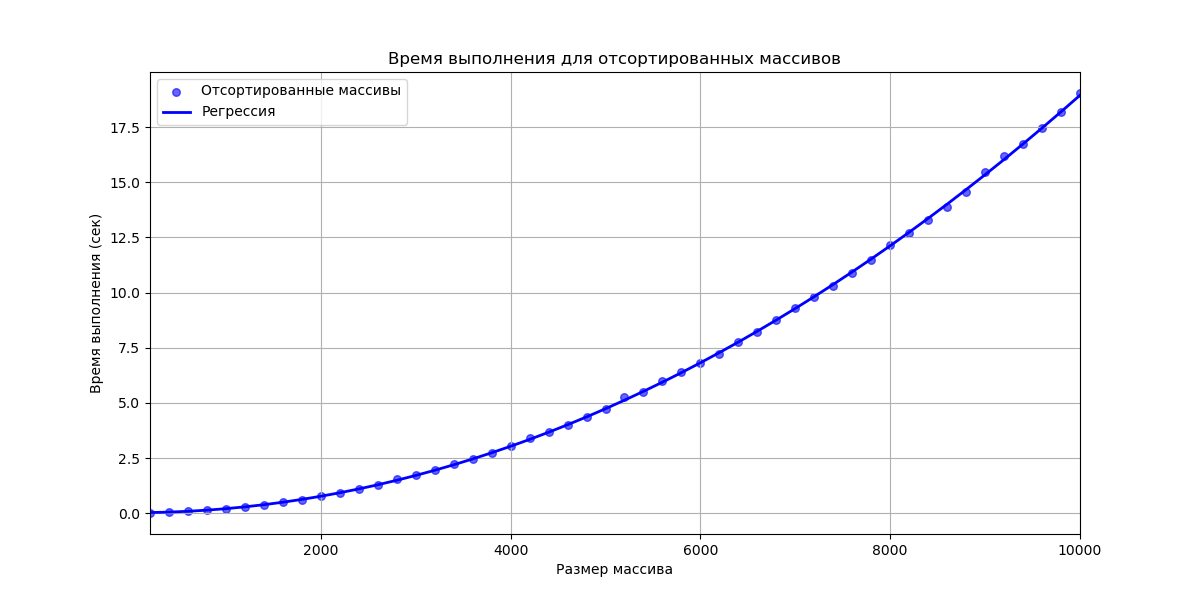

The Python source for this figure:
import numpy as np
import matplotlib.pyplot as plt
from sklearn.preprocessing import PolynomialFeatures
from sklearn.linear_model import LinearRegression
import time

def selection_sort(arr):
    lengh = len(arr)
    for i in range(lengh - 1):
        mas_min_ind = i
        for j in range(i + 1, lengh):
            if arr[j] < arr[mas_min_ind]:
                mas_min_ind = j
        arr[i], arr[mas_min_ind] = arr[mas_min_ind], arr[i]
    return arr

np.random.seed(42)

sizes = np.arange(200, 10001, 200)

times_sorted = []

for size in sizes:
    arr_sorted = np.arange(size) 
    start_time = time.time()  
    selection_sort(arr_sorted) 
    end_time = time.time() 
    times_sorted.append(end_time - start_time) 
    print(size, end_time - start_time)

poly = PolynomialFeatures(degree=2)
N_b_poly_sorted = poly.fit_transform(sizes.reshape(-1, 1))
model_sorted = LinearRegression()
model_sorted.fit(N_b_poly_sorted, times_sorted)
y_predict_sorted = model_sorted.predict(N_b_poly_sorted)

plt.figure(figsize=(12, 6))
plt.scatter(sizes, times_sorted, label='Отсортированные массивы', color='blue', alpha=0.6, s=30)
plt.plot(sizes, y_predict_sorted, label='Регрессия', color='blue', linewidth=2)
plt.title('Время выполнения для отсортированных массивов')
plt.xlabel('Размер массива')
plt.ylabel('Время выполнения (сек)')
plt.xlim(200, 10000)
plt.grid()
plt.legend()
plt.show()
